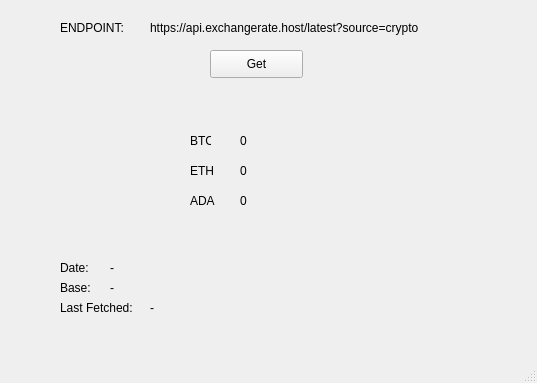
<?xml version="1.0" encoding="UTF-8"?>
<ui version="4.0">
 <class>MainWindow</class>
 <widget class="QMainWindow" name="MainWindow">
  <property name="geometry">
   <rect>
    <x>0</x>
    <y>0</y>
    <width>537</width>
    <height>383</height>
   </rect>
  </property>
  <property name="windowTitle">
   <string>MainWindow</string>
  </property>
  <widget class="QWidget" name="centralwidget">
   <widget class="QPushButton" name="get_url_button">
    <property name="geometry">
     <rect>
      <x>210</x>
      <y>50</y>
      <width>93</width>
      <height>28</height>
     </rect>
    </property>
    <property name="text">
     <string>Get</string>
    </property>
   </widget>
   <widget class="QLabel" name="endpoint_label">
    <property name="geometry">
     <rect>
      <x>60</x>
      <y>20</y>
      <width>81</width>
      <height>16</height>
     </rect>
    </property>
    <property name="text">
     <string>ENDPOINT: </string>
    </property>
   </widget>
   <widget class="QLabel" name="btc_label">
    <property name="geometry">
     <rect>
      <x>190</x>
      <y>130</y>
      <width>21</width>
      <height>21</height>
     </rect>
    </property>
    <property name="text">
     <string>BTC</string>
    </property>
   </widget>
   <widget class="QLabel" name="eth_label">
    <property name="geometry">
     <rect>
      <x>190</x>
      <y>160</y>
      <width>31</width>
      <height>21</height>
     </rect>
    </property>
    <property name="text">
     <string>ETH</string>
    </property>
   </widget>
   <widget class="QLabel" name="ada_label">
    <property name="geometry">
     <rect>
      <x>190</x>
      <y>190</y>
      <width>31</width>
      <height>21</height>
     </rect>
    </property>
    <property name="text">
     <string>ADA</string>
    </property>
   </widget>
   <widget class="QLabel" name="btc_value_label">
    <property name="geometry">
     <rect>
      <x>240</x>
      <y>130</y>
      <width>131</width>
      <height>21</height>
     </rect>
    </property>
    <property name="text">
     <string>0</string>
    </property>
   </widget>
   <widget class="QLabel" name="eth_value_label">
    <property name="geometry">
     <rect>
      <x>240</x>
      <y>160</y>
      <width>131</width>
      <height>21</height>
     </rect>
    </property>
    <property name="text">
     <string>0</string>
    </property>
   </widget>
   <widget class="QLabel" name="ada_value_label">
    <property name="geometry">
     <rect>
      <x>240</x>
      <y>190</y>
      <width>131</width>
      <height>21</height>
     </rect>
    </property>
    <property name="text">
     <string>0</string>
    </property>
   </widget>
   <widget class="QLabel" name="endpoint_value_label">
    <property name="geometry">
     <rect>
      <x>150</x>
      <y>20</y>
      <width>311</width>
      <height>16</height>
     </rect>
    </property>
    <property name="text">
     <string>https://api.exchangerate.host/latest?source=crypto</string>
    </property>
   </widget>
   <widget class="QLabel" name="date_label">
    <property name="geometry">
     <rect>
      <x>60</x>
      <y>260</y>
      <width>60</width>
      <height>16</height>
     </rect>
    </property>
    <property name="text">
     <string>Date:</string>
    </property>
   </widget>
   <widget class="QLabel" name="base_label">
    <property name="geometry">
     <rect>
      <x>60</x>
      <y>280</y>
      <width>60</width>
      <height>16</height>
     </rect>
    </property>
    <property name="text">
     <string>Base:</string>
    </property>
   </widget>
   <widget class="QLabel" name="last_fetched_label">
    <property name="geometry">
     <rect>
      <x>60</x>
      <y>300</y>
      <width>91</width>
      <height>16</height>
     </rect>
    </property>
    <property name="text">
     <string>Last Fetched:</string>
    </property>
   </widget>
   <widget class="QLabel" name="date_value_label">
    <property name="geometry">
     <rect>
      <x>110</x>
      <y>260</y>
      <width>161</width>
      <height>16</height>
     </rect>
    </property>
    <property name="text">
     <string>-</string>
    </property>
   </widget>
   <widget class="QLabel" name="base_value_label">
    <property name="geometry">
     <rect>
      <x>110</x>
      <y>280</y>
      <width>60</width>
      <height>16</height>
     </rect>
    </property>
    <property name="text">
     <string>-</string>
    </property>
   </widget>
   <widget class="QLabel" name="last_fetched_value_label">
    <property name="geometry">
     <rect>
      <x>150</x>
      <y>300</y>
      <width>251</width>
      <height>16</height>
     </rect>
    </property>
    <property name="text">
     <string>-</string>
    </property>
   </widget>
  </widget>
  <widget class="QMenuBar" name="menubar">
   <property name="geometry">
    <rect>
     <x>0</x>
     <y>0</y>
     <width>537</width>
     <height>24</height>
    </rect>
   </property>
  </widget>
  <widget class="QStatusBar" name="statusbar"/>
 </widget>
 <resources/>
 <connections/>
</ui>
